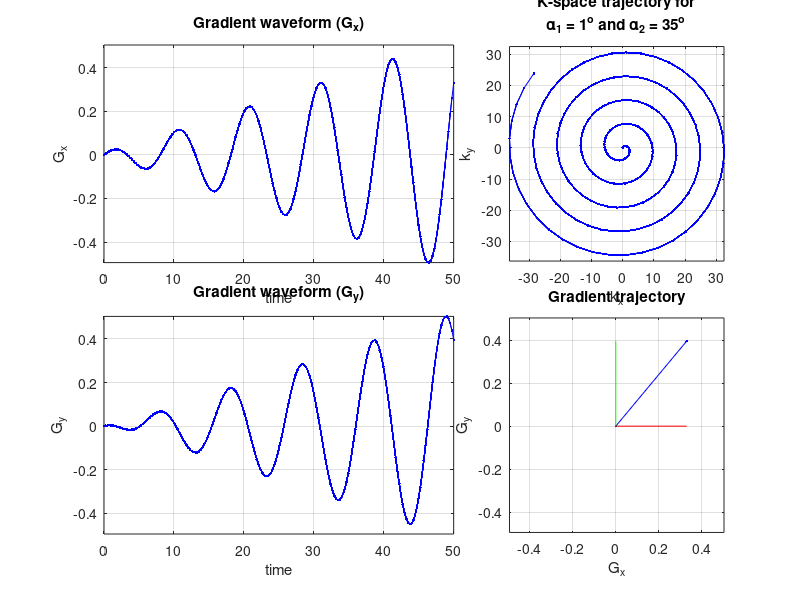

The MATLAB script that drew this image:
% IRINA GRIGORESCU
% 
% The Spiral form of EPI
% Playing around with it
% 

% clear all; close all

gammabar = 42.58; % MHz T^-1

% Functions
kx_traj = @(a1, a2, t) gammabar .* a1 .* t .* sin(a2.*t);
ky_traj = @(a1, a2, t) gammabar .* a1 .* t .* cos(a2.*t);
gx_traj = @(a1, a2, t) a1 .* sin(a2.*t) + a1 * a2 .* t .* cos(a2 .* t);
gy_traj = @(a1, a2, t) a1 .* sin(a2.*t) - a1 * a2 .* t .* sin(a2 .* t);

% Parameters
N = 200;
alpha1 = deg2rad( 1);
alpha2 = deg2rad(35);
t = linspace(0,50,N);

% Calculate trajectory
kxtr = kx_traj(alpha1, alpha2, t);
kytr = ky_traj(alpha1, alpha2, t);
gxtr = gx_traj(alpha1, alpha2, t);
gytr = gy_traj(alpha1, alpha2, t);

maxVK = max( max(kxtr), max(kytr) );
minVK = min( min(kxtr), min(kytr) );

maxVG = max( max(gxtr), max(gytr) );
minVG = min( min(gxtr), min(gytr) );


% Plot trajectory
figure(1)%('Position', [10,10, 1200, 800])
c = 'b';
nr = 4; nc = 5;
for i = 1:N
    
    % Gradient waveforms - Gx
    subplot(nr, nc, [1, 8])
    plot(t(1:i), gxtr(1:i), [c, '.-']); hold on
    grid on
    xlim([0, max(t)]);   
    ylim([minVG, maxVG]);
    xlabel('time'); ylabel('G_x');
    title('Gradient waveform (G_x)')
    
    % Gradient waveforms - Gy
    subplot(nr, nc, [11, 18])
    plot(t(1:i), gytr(1:i), [c, '.-']); hold on
    grid on
    xlim([0, max(t)]);   
    ylim([minVG, maxVG]);
    xlabel('time'); ylabel('G_y');
    title('Gradient waveform (G_y)')
    
    % Gradient vector - G
    subplot(nr, nc, [14, 20])
    vec1 = plot([0, gxtr(i)], [0, gytr(i)], [c, '.-']); hold on
    vec2 = plot([0, gxtr(i)], [0, 0], 'r'); 
    vec3 = plot([0, 0], [0, gytr(i)], 'g'); 
    grid on   
    xlim([minVG, maxVG]);
    ylim([minVG, maxVG]);
    xlabel('G_x'); ylabel('G_y');
    axis square
    title({'Gradient trajectory'})
    
    % K-space trajectory
    subplot(nr, nc, [4, 10])
    plot(kxtr(1:i), kytr(1:i), [c, '.-']); hold on
    xlim([minVK, maxVK]);   
    ylim([minVK, maxVK]);
    grid on
    xlabel('k_x'); ylabel('k_y');
    axis square
    title({'K-space trajectory for', ...
           ['\alpha_1 = ', num2str(rad2deg(alpha1)), ...
            '^o and \alpha_2 = ', num2str(rad2deg(alpha2)), '^o']});
    
    drawnow; %pause(0.01)
    
    if (i ~= N)
        delete(vec1);
        delete(vec2);
        delete(vec3);
    end
    
end
    
    